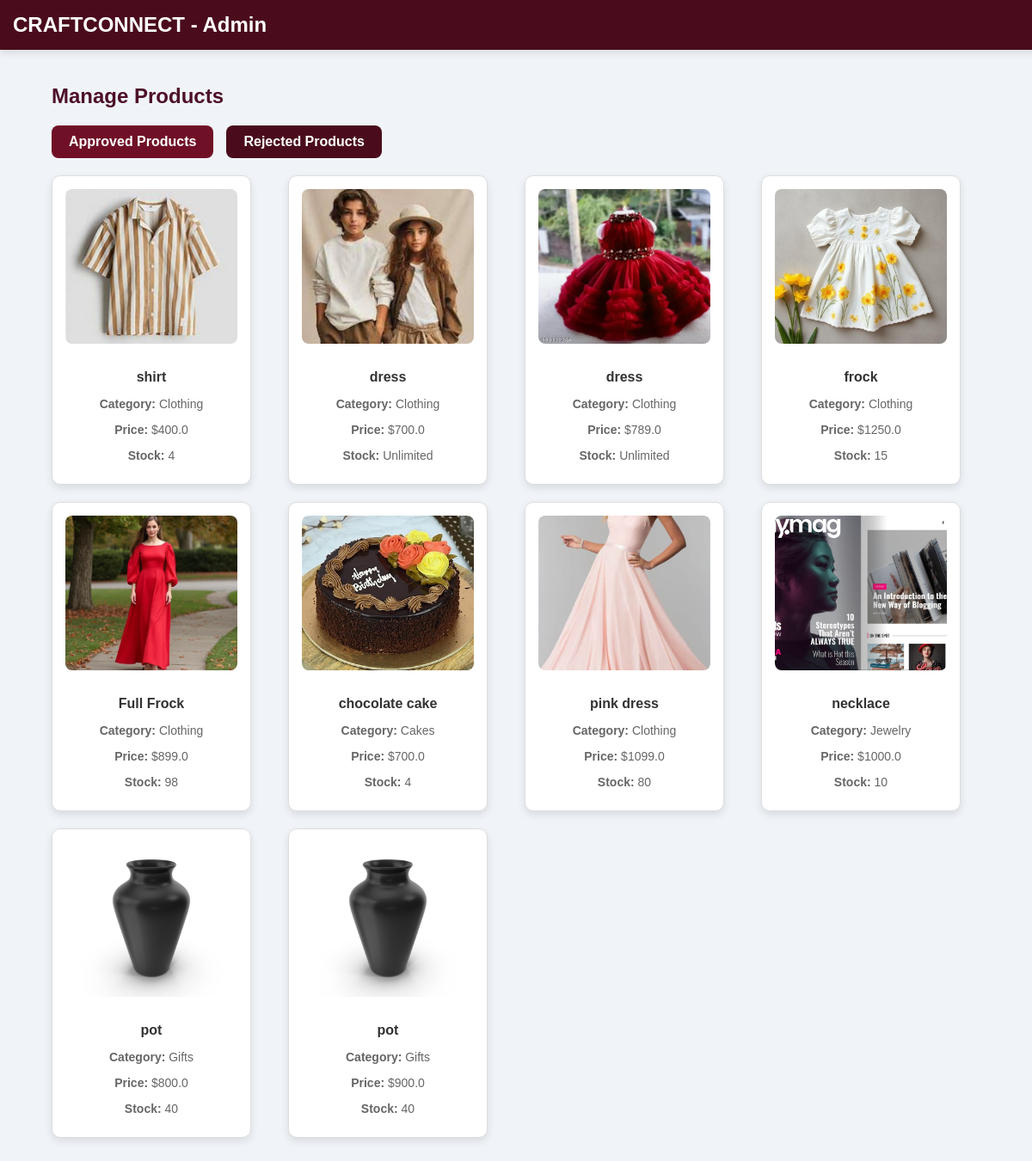
Page /admin/manage_products (signed in) on the committed database.
### tables this page shows
CREATE TABLE products (
            id INTEGER PRIMARY KEY AUTOINCREMENT,
            name TEXT NOT NULL,
            description TEXT NOT NULL,
            price REAL NOT NULL,
            image TEXT NOT NULL,
            manufacturer_id INTEGER, approved INTEGER DEFAULT 0, category TEXT, stock_limit INTEGER DEFAULT NULL, size_chart TEXT,
            FOREIGN KEY (manufacturer_id) REFERENCES users (id)
        );

### app.py (the view)
@app.route('/admin/manage_products')
def admin_manage_products():
    if 'admin_logged_in' not in session:
        return redirect('/admin')
    conn = get_db_connection()
    cursor = conn.cursor()
    cursor.execute("SELECT * FROM products WHERE approved = 1")  # Fetch only approved products
    products = cursor.fetchall()
    conn.close()
    return render_template("admin_manage_products.html", products=products, rejected=False)

### app.py (called while the page is built)
def get_db_connection():
    conn = sqlite3.connect("craftconnect.db")
    conn.row_factory = sqlite3.Row
    return conn

### templates/admin_manage_products.html (shortened to what this page needs)
<!DOCTYPE html>
<html lang="en">
<head>
    <link rel="stylesheet" href="{{ url_for('static', filename='css/styles.css') }}">
</head>
<body>
    <nav class="navbar">CRAFTCONNECT - Admin</nav>
    <div class="container">
        <h2>Manage Products</h2>
        <div class="tabs">
            <a href="{{ url_for('admin_manage_products') }}" class="tab {% if not rejected %}active{% endif %}">Approved Products</a>
            <a href="{{ url_for('admin_rejected_products') }}" class="tab {% if rejected %}active{% endif %}">Rejected Products</a>
        </div>
<div class="product-grid">
    {% if products %}
        {% for product in products %}
        <div class="product-card">
            <a href="{{ url_for('admin_product_details', product_id=product['id']) }}" style="text-decoration: none; color: inherit;">
                <img src="{{ url_for('static', filename='uploads/' + product['image']) }}" alt="{{ product['name'] }}">
                <h3>{{ product['name'] }}</h3>
                <p><strong>Category:</strong> {{ product['category'] }}</p>
                <p><strong>Price:</strong> ${{ product['price'] }}</p>
                <p><strong>Stock:</strong> {{ product['stock_limit'] if product['stock_limit'] else 'Unlimited' }}</p>
            </a>
        </div>
        {% endfor %}
    {% else %}
        <p>No products found.</p>
    {% endif %}
</div>
</body>
</html>

### static/css/styles.css (style rules this page uses)
body { margin: 0; padding: 0; font-family: Arial, sans-serif; background: white; color: #4D0F28; min-height: 100vh; box-sizing: border-box; }
.navbar { display: flex; justify-content: space-between; align-items: center; padding: 15px 30px; background: #4D0F28; color: white; box-shadow: 0px 4px 8px rgba(0, 0, 0, 0.1); }
.product-card { background: #fff; color: #4D0F28; padding: 20px; box-shadow: 0px 4px 8px rgba(0, 0, 0, 0.15); text-align: center; border-radius: 8px; transition: transform 0.3s ease, box-shadow 0.3s ease; width: 250px; }
.product-card img { width: 100%; height: 200px; object-fit: cover; border-radius: 5px; margin-bottom: 15px; }
.product-card h3 { font-size: 18px; color: #4D0F28; margin-bottom: 10px; }
.product-card p { font-size: 16px; color: #666; margin-bottom: 10px; }
.product-grid { display: flex; flex-wrap: wrap; gap: 20px; justify-content: center; }
.product-card { background-color: #fff; border: 1px solid #ddd; border-radius: 8px; width: 200px; padding: 15px; text-align: center; box-shadow: 0 4px 8px rgba(0, 0, 0, 0.1); }
.product-card img { width: 100%; height: 150px; object-fit: cover; border-radius: 8px; margin-bottom: 10px; }
.product-card h3 { font-size: 16px; color: #333; margin-bottom: 5px; }
.product-card p { font-size: 14px; color: #666; margin-bottom: 10px; }

### templates/admin_manage_products.html (style rules this page uses)
body { font-family: Arial, sans-serif; background-color: #f0f4f8; margin: 0; padding: 0; }
.navbar { width: 100%; background-color: #4a0c1c; color: white; padding: 15px; text-align: left; font-size: 24px; font-weight: bold; }
.container { width: 90%; max-width: 1200px; margin: 40px auto; }
.tabs { display: flex; gap: 15px; margin-bottom: 20px; }
.tab { background: #4a0c1c; color: white; padding: 10px 20px; border-radius: 8px; text-decoration: none; font-size: 16px; font-weight: bold; }
.tab.active { background: #701026; }
.product-grid { display: grid; grid-template-columns: repeat(auto-fit, minmax(250px, 1fr)); gap: 20px; }
.product-card { background: white; padding: 15px; border-radius: 10px; box-shadow: 0 4px 10px rgba(0, 0, 0, 0.1); text-align: center; }
.product-card img { width: 100%; height: 180px; object-fit: cover; border-radius: 8px; }

### rows in the picture
products: image+name (picture), name "shirt", category "Clothing", price "400.0", stock_limit "4"
products: image (picture), name "dress", category "Clothing", price "700.0", stock_limit "Unlimited"
products: image (picture), name "dress", category "Clothing", price "789.0", stock_limit "Unlimited"
products: image+name (picture), name "frock", category "Clothing", price "1250.0", stock_limit "15"
products: image (picture), name "Full Frock", category "Clothing", price "899.0", stock_limit "98"
products: image (picture), name "chocolate cake", category "Cakes", price "700.0", stock_limit "4"
products: image (picture), name "pink dress", category "Clothing", price "1099.0", stock_limit "80"
products: image (picture), name "necklace", category "Jewelry", price "1000.0", stock_limit "10"
products: image (picture), name "pot", category "Gifts", price "800.0", stock_limit "40"
products: image (picture), name "pot", category "Gifts", price "900.0", stock_limit "40"
